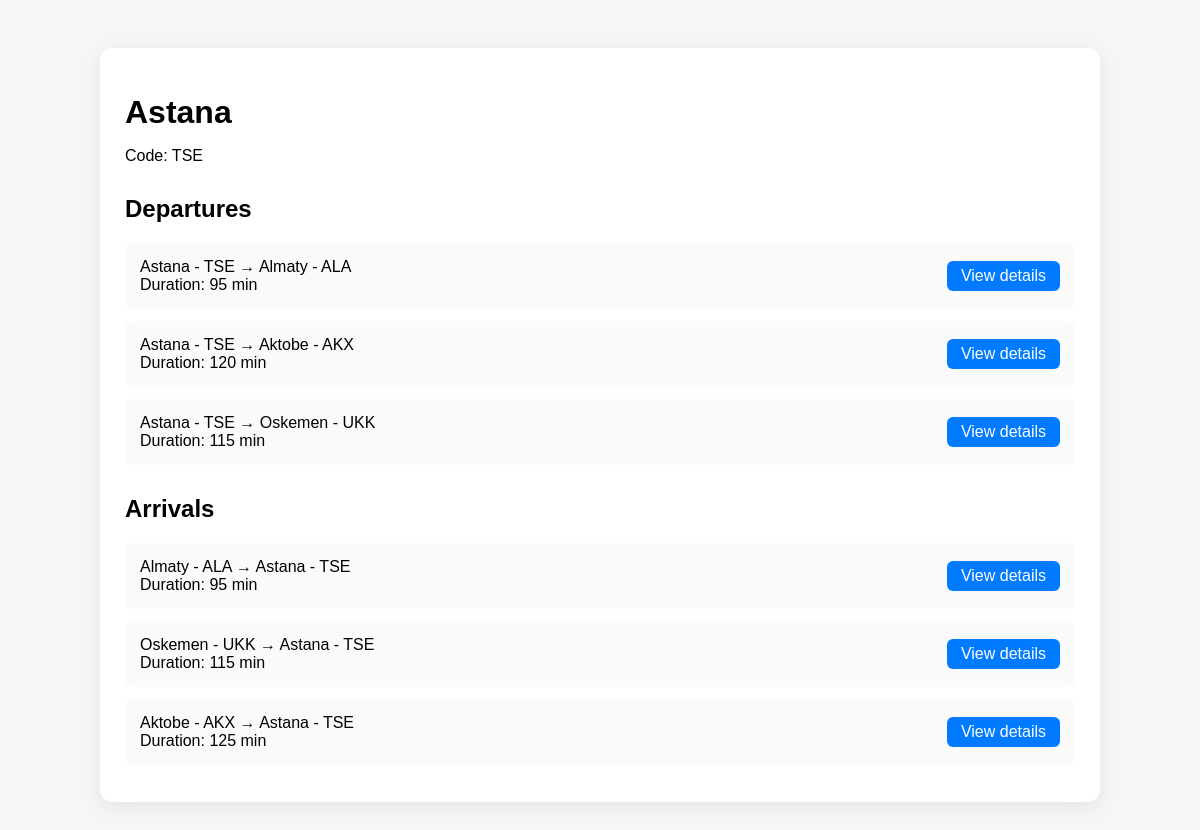
The app's page /airport/2/ with its own data.
### flights/models.py (models this page shows, shortened)
class Airport(models.Model):
    code = models.CharField(max_length=3, unique=True)
    city = models.CharField(max_length=64)
    def __str__(self):
        return f"{self.city} - {self.code}"

class Flight(models.Model):
    origin = models.ForeignKey(
        Airport,
        on_delete=models.CASCADE,
        related_name="departures"
    )
    destination = models.ForeignKey(
        Airport,
        on_delete=models.CASCADE,
        related_name="arrivals"
    )
    duration = models.IntegerField()
    capacity = models.PositiveIntegerField()

### flights/views.py (the view)
# urls.py: path("airport/<int:airport_id>/", views.airport, name="airport"),
def airport(request, airport_id):
    airport = get_object_or_404(Airport, pk=airport_id)
    return render(request, "flights/airport.html", {
        "airport": airport,
    })

### flights/templates/flights/airport.html (shortened to what this page needs)
{% load static %}
<!DOCTYPE html>
<html>
<head>
    <link rel="stylesheet" href="{% static 'flights/airport.css' %}">
</head>
<body>
<div class="container">
    <div class="airport-card">
        <h1>{{ airport.city }}</h1>
        <p>Code: {{ airport.code }}</p>
        <div class="section">
            <h2>Departures</h2>
            {% for flight in airport.departures.all %}
                <div class="flight-card">
                    <div>
                        {{ flight.origin }} → {{ flight.destination }}
                        <br>
                        Duration: {{ flight.duration }} min
                    </div>
                    <a href="{% url 'flight' flight.id %}" class="details-link">
                        View details
                    </a>
                </div>
            {% empty %}
                <p class="empty">No departures</p>
            {% endfor %}
        </div>
        <div class="section">
            <h2>Arrivals</h2>
            {% for flight in airport.arrivals.all %}
                <div class="flight-card">
                    <div>
                        {{ flight.origin }} → {{ flight.destination }}
                        <br>
                        Duration: {{ flight.duration }} min
                    </div>
                    <a href="{% url 'flight' flight.id %}" class="details-link">
                        View details
                    </a>
                </div>
            {% empty %}
                <p class="empty">No arrivals</p>
            {% endfor %}
        </div>
    </div>
</div>
</body>
</html>

### flights/static/flights/airport.css (style rules this page uses)
body { font-family: Arial; background: #f4f6f8; padding: 40px; }
.container { max-width: 1000px; margin: auto; }
.airport-card { background: white; padding: 25px; border-radius: 12px; margin-bottom: 30px; box-shadow: 0 5px 20px rgba(0,0,0,0.08); }
h1 { margin-bottom: 5px; }
.section { margin-top: 30px; }
.flight-card { background: #fafafa; padding: 15px; border-radius: 8px; margin-bottom: 12px; display: flex; justify-content: space-between; align-items: center; }
.details-link { background: #007bff; color: white; padding: 6px 14px; border-radius: 6px; text-decoration: none; }

### records on screen
Airport: city "Astana", code "TSE"
Flight: origin "Astana - TSE", destination "Almaty - ALA", duration "95"
Flight: origin "Astana - TSE", destination "Aktobe - AKX", duration "120"
Flight: origin "Astana - TSE", destination "Oskemen - UKK", duration "115"
Flight: origin "Almaty - ALA", destination "Astana - TSE", duration "95"
Flight: origin "Oskemen - UKK", destination "Astana - TSE", duration "115"
Flight: origin "Aktobe - AKX", destination "Astana - TSE", duration "125"
